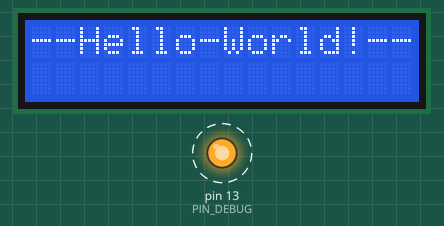
A sketch run on a simulated Arduino Uno, built for the host (arithmetic inside an expression is 32-bit, double 64-bit). Shown: 16×2 character LCD, output pins drawn as LEDs (lit = HIGH). Dashed ring = blinking.

Above: at 0.63 s.
Timing chart, 0 to 130.0 s (numbered marks = the images above):
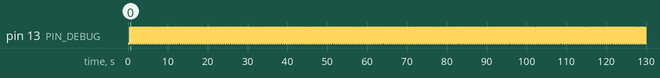

The sketch:

testRealTimeLCD.ino
```cpp
// Libraries --------------------------------------------------------------------------
#include <elapsedMillis.h>     // Precise Timer Control using Self Incremented Timers
#include <LiquidCrystal.h>     // LCD Control

// Constants --------------------------------------------------------------------------
#define EMPTY_LINE "                " // String with 16 black spaces

// Variable ---------------------------------------------------------------------------

// LDC Configuration
LiquidCrystal lcd(8, 9, 4, 5, 6, 7);   // Pins Used by LCD
char lcdLineTop[16];
char lcdLineBotton[16];

// Time Management Variables
elapsedMillis timerGlobal;                          ///< Self Incremented Timer
const int FREQUENCY_LOOP = 2;                       ///< Loop Frequency (Hz)
const int STEP_TIME_LOOP = 1000/FREQUENCY_LOOP;     ///< Loop Time Step (ms)

// Debug Related Variables
const byte PIN_DEBUG = 13;

// Core Functions ---------------------------------------------------------------------

/**
 * Setup Function - Run Once Before Everything
 */
void setup() {
   // LCD Hardware Setup
   lcd.begin(16, 2); // LDC Display with 16 columns and 2 lines
   lcd.clear();
   lcd.setCursor(0, 0);

   // Erase LCD Helper Variables
   strcpy(lcdLineTop,EMPTY_LINE);
   strcpy(lcdLineBotton,EMPTY_LINE);

   // Debug PIN Setup
   pinMode(PIN_DEBUG, OUTPUT);
}

/**
 * Main Loop Function - Run Syncronous Tasks
 */
void loop() {
  /*
   * Control Frequency time ( Ensure Frequency of 1/STEP_TIME_LOOP )
   * -> Ensure Realtime control: DO NOT put anything outside the if block
   */
  if( timerGlobal > STEP_TIME_LOOP )
  {
    timerGlobal = 0; // Reset Timer (always first!)

    // Msg
    strcpy(lcdLineTop,"--Hello-World!--");
    strcpy(lcdLineBotton,"                ");

    // Print LCD
    lcd.setCursor(0,0);
    lcd.print(lcdLineTop);
    lcd.setCursor(0,1);
    lcd.print(lcdLineBotton);

    // Toggle PIN for External Instant Time Period Measure using Osciloscope
    digitalWrite(PIN_DEBUG, !digitalRead(PIN_DEBUG));
  }
}

// Other Functions ----------------------------------------------------------------------
```

Measured:
- by itself, pin 13 (PIN_DEBUG): alternates HIGH for 0.26 s and LOW for 0.26 s
